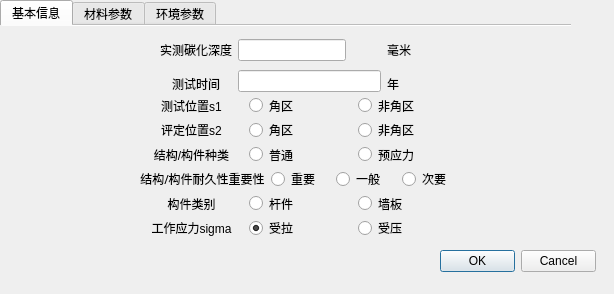
<?xml version="1.0" encoding="UTF-8"?>
<ui version="4.0">
 <class>FirstForm</class>
 <widget class="QWidget" name="FirstForm">
  <property name="enabled">
   <bool>true</bool>
  </property>
  <property name="geometry">
   <rect>
    <x>0</x>
    <y>0</y>
    <width>614</width>
    <height>294</height>
   </rect>
  </property>
  <property name="minimumSize">
   <size>
    <width>614</width>
    <height>294</height>
   </size>
  </property>
  <property name="maximumSize">
   <size>
    <width>614</width>
    <height>294</height>
   </size>
  </property>
  <property name="windowTitle">
   <string>Form</string>
  </property>
  <widget class="QTabWidget" name="tabWidget">
   <property name="geometry">
    <rect>
     <x>0</x>
     <y>0</y>
     <width>571</width>
     <height>241</height>
    </rect>
   </property>
   <property name="minimumSize">
    <size>
     <width>571</width>
     <height>241</height>
    </size>
   </property>
   <property name="maximumSize">
    <size>
     <width>571</width>
     <height>241</height>
    </size>
   </property>
   <property name="mouseTracking">
    <bool>false</bool>
   </property>
   <property name="currentIndex">
    <number>0</number>
   </property>
   <property name="iconSize">
    <size>
     <width>22</width>
     <height>22</height>
    </size>
   </property>
   <property name="elideMode">
    <enum>Qt::ElideNone</enum>
   </property>
   <property name="usesScrollButtons">
    <bool>false</bool>
   </property>
   <property name="documentMode">
    <bool>true</bool>
   </property>
   <property name="tabBarAutoHide">
    <bool>false</bool>
   </property>
   <widget class="QWidget" name="basic">
    <attribute name="title">
     <string>基本信息</string>
    </attribute>
    <widget class="QWidget" name="layoutWidget">
     <property name="geometry">
      <rect>
       <x>160</x>
       <y>10</y>
       <width>251</width>
       <height>61</height>
      </rect>
     </property>
     <layout class="QHBoxLayout" name="horizontalLayout_2">
      <item>
       <layout class="QVBoxLayout" name="verticalLayout_2">
        <item>
         <widget class="QLabel" name="label_7">
          <property name="font">
           <font>
            <family>AcadEref</family>
            <underline>false</underline>
           </font>
          </property>
          <property name="text">
           <string>实测碳化深度</string>
          </property>
          <property name="textFormat">
           <enum>Qt::PlainText</enum>
          </property>
          <property name="scaledContents">
           <bool>false</bool>
          </property>
          <property name="alignment">
           <set>Qt::AlignCenter</set>
          </property>
          <property name="wordWrap">
           <bool>false</bool>
          </property>
          <property name="openExternalLinks">
           <bool>false</bool>
          </property>
         </widget>
        </item>
        <item>
         <widget class="QLabel" name="label_9">
          <property name="font">
           <font>
            <family>AcadEref</family>
            <underline>false</underline>
           </font>
          </property>
          <property name="text">
           <string>测试时间</string>
          </property>
          <property name="textFormat">
           <enum>Qt::PlainText</enum>
          </property>
          <property name="scaledContents">
           <bool>false</bool>
          </property>
          <property name="alignment">
           <set>Qt::AlignCenter</set>
          </property>
          <property name="wordWrap">
           <bool>false</bool>
          </property>
          <property name="openExternalLinks">
           <bool>false</bool>
          </property>
         </widget>
        </item>
       </layout>
      </item>
      <item>
       <layout class="QHBoxLayout" name="horizontalLayout">
        <item>
         <layout class="QVBoxLayout" name="verticalLayout_3">
          <item>
           <widget class="QLineEdit" name="xcLineEdit">
            <property name="sizePolicy">
             <sizepolicy hsizetype="Fixed" vsizetype="Fixed">
              <horstretch>0</horstretch>
              <verstretch>0</verstretch>
             </sizepolicy>
            </property>
            <property name="cursorMoveStyle">
             <enum>Qt::LogicalMoveStyle</enum>
            </property>
           </widget>
          </item>
          <item>
           <widget class="QLineEdit" name="tLineEdit"/>
          </item>
         </layout>
        </item>
        <item>
         <layout class="QVBoxLayout" name="verticalLayout">
          <item>
           <widget class="QLabel" name="label_12">
            <property name="font">
             <font>
              <family>AcadEref</family>
              <underline>false</underline>
             </font>
            </property>
            <property name="text">
             <string>毫米</string>
            </property>
            <property name="textFormat">
             <enum>Qt::PlainText</enum>
            </property>
            <property name="scaledContents">
             <bool>false</bool>
            </property>
            <property name="alignment">
             <set>Qt::AlignCenter</set>
            </property>
            <property name="wordWrap">
             <bool>false</bool>
            </property>
            <property name="openExternalLinks">
             <bool>false</bool>
            </property>
           </widget>
          </item>
          <item>
           <widget class="QLabel" name="label_4">
            <property name="text">
             <string>年</string>
            </property>
           </widget>
          </item>
         </layout>
        </item>
       </layout>
      </item>
     </layout>
    </widget>
    <widget class="QWidget" name="layoutWidget_2">
     <property name="geometry">
      <rect>
       <x>140</x>
       <y>70</y>
       <width>321</width>
       <height>141</height>
      </rect>
     </property>
     <layout class="QVBoxLayout" name="verticalLayout_4">
      <item>
       <layout class="QHBoxLayout" name="horizontalLayout_3">
        <item>
         <widget class="QLabel" name="label_6">
          <property name="text">
           <string>测试位置s1</string>
          </property>
          <property name="alignment">
           <set>Qt::AlignCenter</set>
          </property>
         </widget>
        </item>
        <item>
         <widget class="QRadioButton" name="s1RadioButton">
          <property name="text">
           <string>角区</string>
          </property>
          <property name="checked">
           <bool>true</bool>
          </property>
         </widget>
        </item>
        <item>
         <widget class="QRadioButton" name="radioButton_2">
          <property name="text">
           <string>非角区</string>
          </property>
          <property name="checked">
           <bool>false</bool>
          </property>
         </widget>
        </item>
       </layout>
      </item>
      <item>
       <layout class="QHBoxLayout" name="horizontalLayout_4">
        <item>
         <widget class="QLabel" name="label">
          <property name="text">
           <string>评定位置s2</string>
          </property>
          <property name="alignment">
           <set>Qt::AlignCenter</set>
          </property>
         </widget>
        </item>
        <item>
         <widget class="QRadioButton" name="s2RadioButton">
          <property name="text">
           <string>角区</string>
          </property>
          <property name="checked">
           <bool>true</bool>
          </property>
         </widget>
        </item>
        <item>
         <widget class="QRadioButton" name="radioButton_4">
          <property name="text">
           <string>非角区</string>
          </property>
         </widget>
        </item>
       </layout>
      </item>
      <item>
       <layout class="QHBoxLayout" name="horizontalLayout_5">
        <item>
         <widget class="QLabel" name="label_2">
          <property name="text">
           <string>结构/构件种类</string>
          </property>
          <property name="alignment">
           <set>Qt::AlignCenter</set>
          </property>
         </widget>
        </item>
        <item>
         <widget class="QRadioButton" name="componentRadioButton">
          <property name="text">
           <string>普通 </string>
          </property>
          <property name="checked">
           <bool>true</bool>
          </property>
         </widget>
        </item>
        <item>
         <widget class="QRadioButton" name="radioButton_6">
          <property name="text">
           <string>预应力</string>
          </property>
         </widget>
        </item>
       </layout>
      </item>
      <item>
       <layout class="QHBoxLayout" name="horizontalLayout_6">
        <item>
         <widget class="QLabel" name="label_10">
          <property name="font">
           <font>
            <family>AcadEref</family>
            <underline>false</underline>
           </font>
          </property>
          <property name="text">
           <string>结构/构件耐久性重要性</string>
          </property>
          <property name="textFormat">
           <enum>Qt::PlainText</enum>
          </property>
          <property name="scaledContents">
           <bool>false</bool>
          </property>
          <property name="alignment">
           <set>Qt::AlignCenter</set>
          </property>
          <property name="wordWrap">
           <bool>false</bool>
          </property>
          <property name="openExternalLinks">
           <bool>false</bool>
          </property>
         </widget>
        </item>
        <item>
         <widget class="QRadioButton" name="importanceRadioButton">
          <property name="text">
           <string>重要</string>
          </property>
         </widget>
        </item>
        <item>
         <widget class="QRadioButton" name="normalImpotanceRadioButton">
          <property name="text">
           <string>一般</string>
          </property>
          <property name="checked">
           <bool>true</bool>
          </property>
         </widget>
        </item>
        <item>
         <widget class="QRadioButton" name="notImportanceRadioButton">
          <property name="text">
           <string>次要</string>
          </property>
         </widget>
        </item>
       </layout>
      </item>
      <item>
       <layout class="QHBoxLayout" name="horizontalLayout_7">
        <item>
         <widget class="QLabel" name="label_8">
          <property name="text">
           <string>构件类别</string>
          </property>
          <property name="alignment">
           <set>Qt::AlignCenter</set>
          </property>
         </widget>
        </item>
        <item>
         <widget class="QRadioButton" name="beamRadioButton">
          <property name="text">
           <string>杆件</string>
          </property>
          <property name="checked">
           <bool>true</bool>
          </property>
         </widget>
        </item>
        <item>
         <widget class="QRadioButton" name="radioButton_11">
          <property name="text">
           <string>墙板</string>
          </property>
         </widget>
        </item>
       </layout>
      </item>
      <item>
       <layout class="QHBoxLayout" name="horizontalLayout_8">
        <item>
         <widget class="QLabel" name="label_3">
          <property name="text">
           <string>工作应力sigma</string>
          </property>
          <property name="alignment">
           <set>Qt::AlignCenter</set>
          </property>
         </widget>
        </item>
        <item>
         <widget class="QRadioButton" name="isTensionRadioButton">
          <property name="text">
           <string>受拉</string>
          </property>
          <property name="checked">
           <bool>true</bool>
          </property>
         </widget>
        </item>
        <item>
         <widget class="QRadioButton" name="radioButton_13">
          <property name="text">
           <string>受压</string>
          </property>
         </widget>
        </item>
       </layout>
      </item>
     </layout>
    </widget>
    <widget class="QDialogButtonBox" name="buttonBox_3">
     <property name="geometry">
      <rect>
       <x>460</x>
       <y>220</y>
       <width>156</width>
       <height>23</height>
      </rect>
     </property>
     <property name="orientation">
      <enum>Qt::Horizontal</enum>
     </property>
     <property name="standardButtons">
      <set>QDialogButtonBox::Cancel|QDialogButtonBox::Ok</set>
     </property>
    </widget>
   </widget>
   <widget class="QWidget" name="material">
    <attribute name="title">
     <string>材料参数</string>
    </attribute>
    <widget class="QGroupBox" name="groupBox_3">
     <property name="geometry">
      <rect>
       <x>20</x>
       <y>20</y>
       <width>291</width>
       <height>161</height>
      </rect>
     </property>
     <property name="title">
      <string>混凝土参数</string>
     </property>
     <property name="alignment">
      <set>Qt::AlignCenter</set>
     </property>
     <property name="flat">
      <bool>false</bool>
     </property>
     <property name="checkable">
      <bool>false</bool>
     </property>
     <widget class="QWidget" name="layoutWidget_4">
      <property name="geometry">
       <rect>
        <x>50</x>
        <y>20</y>
        <width>191</width>
        <height>52</height>
       </rect>
      </property>
      <layout class="QHBoxLayout" name="horizontalLayout_12">
       <item>
        <layout class="QFormLayout" name="formLayout">
         <item row="0" column="0">
          <layout class="QVBoxLayout" name="verticalLayout_5">
           <item>
            <widget class="QLabel" name="label_5">
             <property name="text">
              <string>混凝土强度评定值</string>
             </property>
            </widget>
           </item>
           <item>
            <widget class="QLabel" name="label_13">
             <property name="text">
              <string>混凝土强度等级</string>
             </property>
            </widget>
           </item>
          </layout>
         </item>
         <item row="0" column="1">
          <layout class="QVBoxLayout" name="verticalLayout_6">
           <item>
            <widget class="QLineEdit" name="fcukLineEdit"/>
           </item>
           <item>
            <widget class="QComboBox" name="comboBox">
             <item>
              <property name="text">
               <string>C10</string>
              </property>
             </item>
             <item>
              <property name="text">
               <string>C15</string>
              </property>
             </item>
             <item>
              <property name="text">
               <string>C20</string>
              </property>
             </item>
             <item>
              <property name="text">
               <string>C25</string>
              </property>
             </item>
             <item>
              <property name="text">
               <string>C30</string>
              </property>
             </item>
             <item>
              <property name="text">
               <string>C35</string>
              </property>
             </item>
             <item>
              <property name="text">
               <string>C40</string>
              </property>
             </item>
             <item>
              <property name="text">
               <string>C45</string>
              </property>
             </item>
             <item>
              <property name="text">
               <string>C50</string>
              </property>
             </item>
             <item>
              <property name="text">
               <string>C55</string>
              </property>
             </item>
             <item>
              <property name="text">
               <string>C60</string>
              </property>
             </item>
             <item>
              <property name="text">
               <string>C65</string>
              </property>
             </item>
             <item>
              <property name="text">
               <string>C70</string>
              </property>
             </item>
             <item>
              <property name="text">
               <string>C75</string>
              </property>
             </item>
             <item>
              <property name="text">
               <string>C80</string>
              </property>
             </item>
            </widget>
           </item>
          </layout>
         </item>
        </layout>
       </item>
       <item>
        <layout class="QVBoxLayout" name="verticalLayout_16">
         <item>
          <widget class="QLabel" name="label_23">
           <property name="text">
            <string>Mpa</string>
           </property>
          </widget>
         </item>
         <item>
          <spacer name="verticalSpacer">
           <property name="orientation">
            <enum>Qt::Vertical</enum>
           </property>
           <property name="sizeHint" stdset="0">
            <size>
             <width>18</width>
             <height>16</height>
            </size>
           </property>
          </spacer>
         </item>
        </layout>
       </item>
      </layout>
     </widget>
     <widget class="QWidget" name="layoutWidget_3">
      <property name="geometry">
       <rect>
        <x>50</x>
        <y>100</y>
        <width>189</width>
        <height>52</height>
       </rect>
      </property>
      <layout class="QHBoxLayout" name="horizontalLayout_15">
       <item>
        <layout class="QHBoxLayout" name="horizontalLayout_13">
         <item>
          <layout class="QVBoxLayout" name="verticalLayout_7">
           <item>
            <widget class="QLabel" name="label_11">
             <property name="text">
              <string>混凝土保护层厚度</string>
             </property>
            </widget>
           </item>
           <item>
            <widget class="QLabel" name="label_14">
             <property name="text">
              <string>粉煤灰取代量</string>
             </property>
            </widget>
           </item>
          </layout>
         </item>
         <item>
          <layout class="QVBoxLayout" name="verticalLayout_8">
           <item>
            <widget class="QSpinBox" name="spinBox_9"/>
           </item>
           <item>
            <widget class="QLineEdit" name="lineEdit_5"/>
           </item>
          </layout>
         </item>
        </layout>
       </item>
       <item>
        <layout class="QVBoxLayout" name="verticalLayout_9">
         <item>
          <widget class="QLabel" name="label_21">
           <property name="text">
            <string>mm</string>
           </property>
          </widget>
         </item>
         <item>
          <widget class="QLabel" name="label_22">
           <property name="text">
            <string/>
           </property>
          </widget>
         </item>
        </layout>
       </item>
      </layout>
     </widget>
    </widget>
    <widget class="QGroupBox" name="groupBox_4">
     <property name="geometry">
      <rect>
       <x>310</x>
       <y>20</y>
       <width>261</width>
       <height>161</height>
      </rect>
     </property>
     <property name="title">
      <string>钢筋参数</string>
     </property>
     <property name="alignment">
      <set>Qt::AlignCenter</set>
     </property>
    </widget>
    <widget class="QWidget" name="layoutWidget_5">
     <property name="geometry">
      <rect>
       <x>321</x>
       <y>71</y>
       <width>221</width>
       <height>84</height>
      </rect>
     </property>
     <layout class="QVBoxLayout" name="verticalLayout_17">
      <item>
       <layout class="QVBoxLayout" name="verticalLayout_18">
        <item>
         <layout class="QHBoxLayout" name="horizontalLayout_31">
          <item>
           <layout class="QHBoxLayout" name="horizontalLayout_32">
            <item>
             <widget class="QLabel" name="label_25">
              <property name="text">
               <string>钢筋强度</string>
              </property>
             </widget>
            </item>
            <item>
             <widget class="QLineEdit" name="fyLineEdit"/>
            </item>
            <item>
             <widget class="QLabel" name="label_26">
              <property name="text">
               <string>Mpa</string>
              </property>
             </widget>
            </item>
           </layout>
          </item>
          <item>
           <layout class="QHBoxLayout" name="horizontalLayout_33">
            <item>
             <widget class="QLabel" name="label_27">
              <property name="text">
               <string>直径</string>
              </property>
             </widget>
            </item>
            <item>
             <widget class="QLineEdit" name="dLineEdit"/>
            </item>
            <item>
             <widget class="QLabel" name="label_40">
              <property name="text">
               <string>mm</string>
              </property>
             </widget>
            </item>
           </layout>
          </item>
         </layout>
        </item>
        <item>
         <layout class="QHBoxLayout" name="horizontalLayout_34">
          <item>
           <widget class="QLabel" name="label_41">
            <property name="text">
             <string>种类</string>
            </property>
           </widget>
          </item>
          <item>
           <widget class="QRadioButton" name="isRoundRadioButton">
            <property name="text">
             <string>光圆</string>
            </property>
            <property name="checked">
             <bool>true</bool>
            </property>
           </widget>
          </item>
          <item>
           <widget class="QRadioButton" name="radioButton_23">
            <property name="text">
             <string>带肋</string>
            </property>
           </widget>
          </item>
         </layout>
        </item>
       </layout>
      </item>
      <item>
       <layout class="QHBoxLayout" name="horizontalLayout_37">
        <item>
         <widget class="QLabel" name="label_42">
          <property name="text">
           <string>受力钢筋截面损失率</string>
          </property>
         </widget>
        </item>
        <item>
         <layout class="QHBoxLayout" name="horizontalLayout_36">
          <item>
           <layout class="QHBoxLayout" name="horizontalLayout_35">
            <item>
             <widget class="QSpinBox" name="etaSpinBox"/>
            </item>
            <item>
             <widget class="QLabel" name="label_43">
              <property name="text">
               <string>%</string>
              </property>
             </widget>
            </item>
           </layout>
          </item>
          <item>
           <spacer name="horizontalSpacer">
            <property name="orientation">
             <enum>Qt::Horizontal</enum>
            </property>
            <property name="sizeHint" stdset="0">
             <size>
              <width>40</width>
              <height>20</height>
             </size>
            </property>
           </spacer>
          </item>
         </layout>
        </item>
       </layout>
      </item>
     </layout>
    </widget>
   </widget>
   <widget class="QWidget" name="environment">
    <attribute name="icon">
     <iconset resource="image.qrc">
      <normaloff>:/resource/envi.bmp</normaloff>:/resource/envi.bmp</iconset>
    </attribute>
    <attribute name="title">
     <string>环境参数</string>
    </attribute>
    <widget class="QLabel" name="label_31">
     <property name="geometry">
      <rect>
       <x>140</x>
       <y>200</y>
       <width>72</width>
       <height>16</height>
      </rect>
     </property>
     <property name="text">
      <string/>
     </property>
    </widget>
    <widget class="QGroupBox" name="groupBox">
     <property name="geometry">
      <rect>
       <x>40</x>
       <y>40</y>
       <width>201</width>
       <height>111</height>
      </rect>
     </property>
     <property name="title">
      <string>工作环境</string>
     </property>
     <widget class="QWidget" name="layoutWidget_6">
      <property name="geometry">
       <rect>
        <x>10</x>
        <y>20</y>
        <width>186</width>
        <height>81</height>
       </rect>
      </property>
      <layout class="QVBoxLayout" name="verticalLayout_14">
       <item>
        <layout class="QHBoxLayout" name="horizontalLayout_14">
         <item>
          <widget class="QRadioButton" name="isOutdoorRadioButton">
           <property name="text">
            <string>室内</string>
           </property>
           <property name="checked">
            <bool>true</bool>
           </property>
          </widget>
         </item>
         <item>
          <widget class="QRadioButton" name="radioButton_17">
           <property name="text">
            <string>室外</string>
           </property>
          </widget>
         </item>
        </layout>
       </item>
       <item>
        <layout class="QHBoxLayout" name="horizontalLayout_23">
         <item>
          <layout class="QHBoxLayout" name="horizontalLayout_19">
           <item>
            <layout class="QHBoxLayout" name="horizontalLayout_17">
             <item>
              <widget class="QLabel" name="label_28">
               <property name="text">
                <string>温度</string>
               </property>
              </widget>
             </item>
             <item>
              <widget class="QSpinBox" name="tSpinBox"/>
             </item>
            </layout>
           </item>
           <item>
            <widget class="QLabel" name="label_33">
             <property name="text">
              <string>℃</string>
             </property>
            </widget>
           </item>
          </layout>
         </item>
         <item>
          <layout class="QHBoxLayout" name="horizontalLayout_20">
           <item>
            <widget class="QLabel" name="label_30">
             <property name="text">
              <string>湿度</string>
             </property>
            </widget>
           </item>
           <item>
            <widget class="QSpinBox" name="rhSpinBox"/>
           </item>
           <item>
            <widget class="QLabel" name="label_34">
             <property name="text">
              <string>%</string>
             </property>
            </widget>
           </item>
          </layout>
         </item>
        </layout>
       </item>
       <item>
        <layout class="QHBoxLayout" name="horizontalLayout_21">
         <item>
          <widget class="QLabel" name="label_29">
           <property name="text">
            <string>局部环境系数</string>
           </property>
          </widget>
         </item>
         <item>
          <widget class="QSpinBox" name="mSpinBox">
           <property name="buttonSymbols">
            <enum>QAbstractSpinBox::PlusMinus</enum>
           </property>
           <property name="accelerated">
            <bool>false</bool>
           </property>
           <property name="showGroupSeparator" stdset="0">
            <bool>true</bool>
           </property>
           <property name="singleStep">
            <number>1</number>
           </property>
           <property name="displayIntegerBase">
            <number>10</number>
           </property>
          </widget>
         </item>
        </layout>
       </item>
      </layout>
     </widget>
    </widget>
    <widget class="QGroupBox" name="groupBox_2">
     <property name="geometry">
      <rect>
       <x>290</x>
       <y>60</y>
       <width>191</width>
       <height>81</height>
      </rect>
     </property>
     <property name="title">
      <string>二氧化碳浓度</string>
     </property>
     <widget class="QWidget" name="layoutWidget_7">
      <property name="geometry">
       <rect>
        <x>11</x>
        <y>21</y>
        <width>181</width>
        <height>52</height>
       </rect>
      </property>
      <layout class="QHBoxLayout" name="horizontalLayout_30">
       <item>
        <layout class="QVBoxLayout" name="verticalLayout_10">
         <item>
          <widget class="QRadioButton" name="hasActualRadioButton">
           <property name="text">
            <string>实际浓度</string>
           </property>
           <property name="checked">
            <bool>true</bool>
           </property>
          </widget>
         </item>
         <item>
          <widget class="QRadioButton" name="radioButton_19">
           <property name="text">
            <string>使用环境</string>
           </property>
          </widget>
         </item>
        </layout>
       </item>
       <item>
        <layout class="QVBoxLayout" name="verticalLayout_13">
         <item>
          <layout class="QHBoxLayout" name="horizontalLayout_22">
           <item>
            <widget class="QSpinBox" name="CO2SpinBox"/>
           </item>
           <item>
            <widget class="QLabel" name="label_39">
             <property name="text">
              <string>%</string>
             </property>
            </widget>
           </item>
          </layout>
         </item>
         <item>
          <widget class="QComboBox" name="envTypeComboBox">
           <item>
            <property name="text">
             <string>人群密集</string>
            </property>
           </item>
           <item>
            <property name="text">
             <string>人群较密集</string>
            </property>
           </item>
           <item>
            <property name="text">
             <string>密集程度一般</string>
            </property>
           </item>
           <item>
            <property name="text">
             <string>人群稀少</string>
            </property>
           </item>
          </widget>
         </item>
        </layout>
       </item>
      </layout>
     </widget>
    </widget>
   </widget>
  </widget>
  <widget class="QDialogButtonBox" name="buttonBox">
   <property name="geometry">
    <rect>
     <x>440</x>
     <y>250</y>
     <width>156</width>
     <height>23</height>
    </rect>
   </property>
   <property name="orientation">
    <enum>Qt::Horizontal</enum>
   </property>
   <property name="standardButtons">
    <set>QDialogButtonBox::Cancel|QDialogButtonBox::Ok</set>
   </property>
  </widget>
 </widget>
 <resources>
  <include location="image.qrc"/>
 </resources>
 <connections/>
</ui>
